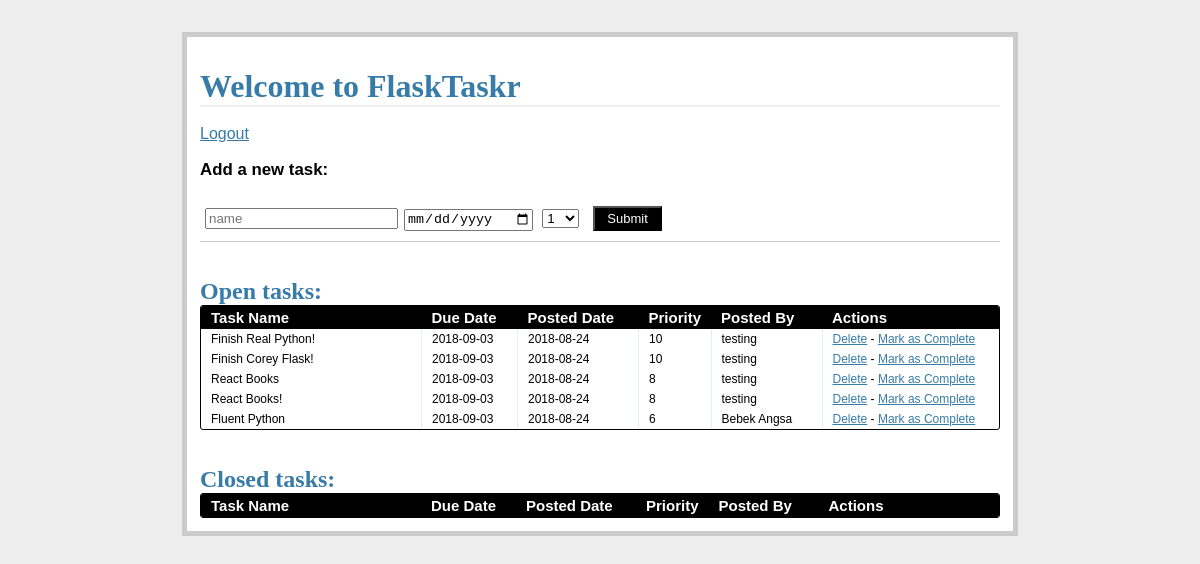
The app's page /add/ (signed in) with its own data.
### models.py (models this page shows, shortened)
class Task(db.Model):
    __tablename__ = 'tasks'
    task_id = db.Column(db.Integer, primary_key=True)  # Autoincrement
    name = db.Column(db.String, nullable=False)
    due_date = db.Column(db.Date, nullable=False)
    priority = db.Column(db.Integer, nullable=False)
    posted_date = db.Column(db.Date, default=datetime.datetime.utcnow())
    status = db.Column(db.Integer)
    user_id = db.Column(db.Integer, db.ForeignKey('users.id'))

class User(db.Model):
    __tablename__ = 'users'
    id = db.Column(db.Integer, primary_key=True)
    name = db.Column(db.String, unique=True, nullable=False)
    email = db.Column(db.String, unique=True, nullable=False)
    password = db.Column(db.String, nullable=False)
    tasks = db.relationship('Task', backref='poster')
    role = db.Column(db.String, default='user')

### views.py (the view, shortened to what this page needs)
@app.route('/add/', methods=['GET', 'POST'])
@login_required
def new_task():
    error = None
    form = AddTaskForm(request.form)
    return render_template(
        'tasks.html',
        form=form,
        error=error,
        open_tasks=open_tasks(),
        closed_tasks=closed_tasks()
    )

### forms.py
class AddTaskForm(FlaskForm):
    task_id = IntegerField()
    name = StringField('Task Name', validators=[DataRequired()])
    due_date = DateField(
        'Date Due (mm/dd/yyyy)',
        validators=[DataRequired()], format='%m/%d/%Y'
    )
    priority = SelectField(
        'Priority',
        validators=[DataRequired()],
        choices=[
            ('1', '1'), ('2', '2'), ('3', '3'), ('4', '4'), ('5', '5'),
            ('6', '6'), ('7', '7'), ('8', '8'), ('9', '9'), ('10', '10')
        ]
    )
    status = IntegerField('Status')

### views.py (called while the page is built)
def login_required(test):
    @wraps(test)
    def wrap(*args, **kwargs):
        if 'logged_in' in session:
            return test(*args, **kwargs)
        else:
            flash('You need to login first!')
            return redirect(url_for('login'))
    return wrap

def open_tasks():
    return db.session.query(Task).filter_by(
        status='1').order_by(Task.due_date.asc())

def closed_tasks():
    return db.session.query(Task).filter_by(
        status='0').order_by(Task.due_date.asc())

### templates/tasks.html (shortened to what this page needs)
{% extends "_base.html" %}
{% block content %}
    <h1>Welcome to FlaskTaskr</h1>
    <br>
    <a href="{{ url_for('logout') }}">Logout</a>
    <div class="add-task">
        <h3>Add a new task:</h3>
        <form action="{{ url_for('new_task') }}" method="POST" class="inline-form">
            <div class="input-group">
                {{ form.name(placeholder="name") }}
            </div>
            <div class="input-group">
                {{ form.due_date(placeholder="due date") }}
            </div>
            <div class="input-group">
                {{ form.priority(placeholder="priority") }}
            </div>
            <div class="input-group">
                <button class="button" type="submit">Submit</button>
            </div>
        </div>
        <div class="entries">
            <br>
            <br>
            <h2>Open tasks:</h2>
            <div class="datagrid">
                <table>
                    <thead>
                        <tr>
                            <th width="200px">
                                <strong>Task Name</strong>
                            </th>
                            <th width="75px">
                                <strong>Due Date</strong>
                            </th>
                            <th width="100px">
                                <strong>Posted Date</strong>
                            </th>
                            <th width="50px">
                                <strong>Priority</strong>
                            </th>
                            <th width="90px">
                                <strong>Posted By</strong>
                            </th>
                            <th>
                                <strong>Actions</strong>
                            </th>
                        </tr>
                    </thead>
                    {% for task in open_tasks %}
                        <tr>
                            <td width="200px">{{ task.name }}</td>
                            <td width="75px">{{ task.due_date }}</td>
                            <td width="100px">{{ task.posted_date }}</td>
                            <td width="50px">{{ task.priority }}</td>
                            <td width="90px">{{ task.poster.name }}</td>
                            <td>
                                <a href="{{ url_for('delete_entry', task_id = task.task_id) }}">Delete</a>
                                -
                                <a href="{{ url_for('complete', task_id = task.task_id) }}">Mark as Complete</a>
                            </td>
                        </tr>
                    {% endfor %}
                </table>
            </div>
        </div>
        <br>
        <br>
        <div class="entries">
            <h2>Closed tasks:</h2>
            <div class="datagrid">
                <table>
                    <thead>
                        <tr>
                            <th width="200px">
                                <strong>Task Name</strong>
                            </th>
                            <th width="75px">
                                <strong>Due Date</strong>
                            </th>
                            <th width="100px">
                                <strong>Posted Date</strong>
                            </th>
                            <th width="50px">
                                <strong>Priority</strong>
                            </th>
                            <th width="90px">
                                <strong>Posted By</strong>
                            </th>
                            <th>
                                <strong>Actions</strong>
                            </th>
                        </tr>
                    </thead>
                </table>
            </div>
        </div>
    {% endblock %}

### templates/_base.html (shortened to what this page needs)
<!DOCTYPE html>
<html>
    <head>
        <link rel="stylesheet" href="{{ url_for('static', filename='css/main.css') }}">
    </head>
    <body>
        <div class="page">
            <br>
            {% block content %}{% endblock %}
        </div>
    </body>
</html>

### static/css/main.css (style rules this page uses)
body { font-family: sans-serif; background: #eee; }
a, h1, h2 { color: #377BA8; }
h1, h2 { font-family: 'Georgia', serif; margin: 0; }
h1 { border-bottom: 2px solid #eee; }
h2 { font-size: 1.5em; }
.page { margin: 2em auto; width: 50em; border: 5px solid #ccc; padding: 0.8em; background: white; }
.entries { list-style: none; margin: 0; padding: 0; }
.add-task { font-size: 0.9em; border-bottom: 1px solid #ccc; }
.input-group { margin-bottom: 15px; }
.datagrid table { border-collapse: collapse; text-align: left; width: 100%; }
.datagrid { background: #fff; overflow: hidden; border: 1px solid #000000; border-radius: 3px; }
.datagrid table td, .datagrid table th { padding: 3px 10px; }
.datagrid table thead th { background-color: #000000; color: #FFFFFF; font-size: 15px; font-weight: bold; }
.datagrid table thead th:first-child { border: none; }
.datagrid table tbody td { color: #000000; border-left: 1px solid #E1EEF4; font-size: 12px; font-weight: normal; }
.datagrid table tbody td:first-child { border-left: none; }
.datagrid table tbody tr:last-child td { border-bottom: none; }
.button { background-color: #000; display: inline-block; color: #ffffff; font-size: 13px; padding: 3px 12px; margin: 0; text-decoration: none; position: relative; }
.inline-form .input-group { display: inline-block; margin: 10px 5px; }
.input-group input { width: 100%; }

### records on screen
Task: name "Finish Real Python!", due_date "2018-09-03", posted_date "2018-08-24", priority "10", poster.name "testing"
Task: name "Finish Corey Flask!", due_date "2018-09-03", posted_date "2018-08-24", priority "10", poster.name "testing"
Task: name "React Books", due_date "2018-09-03", posted_date "2018-08-24", priority "8", poster.name "testing"
Task: name "React Books!", due_date "2018-09-03", posted_date "2018-08-24", priority "8", poster.name "testing"
Task: name "Fluent Python", due_date "2018-09-03", posted_date "2018-08-24", priority "6", poster.name "Bebek Angsa"
